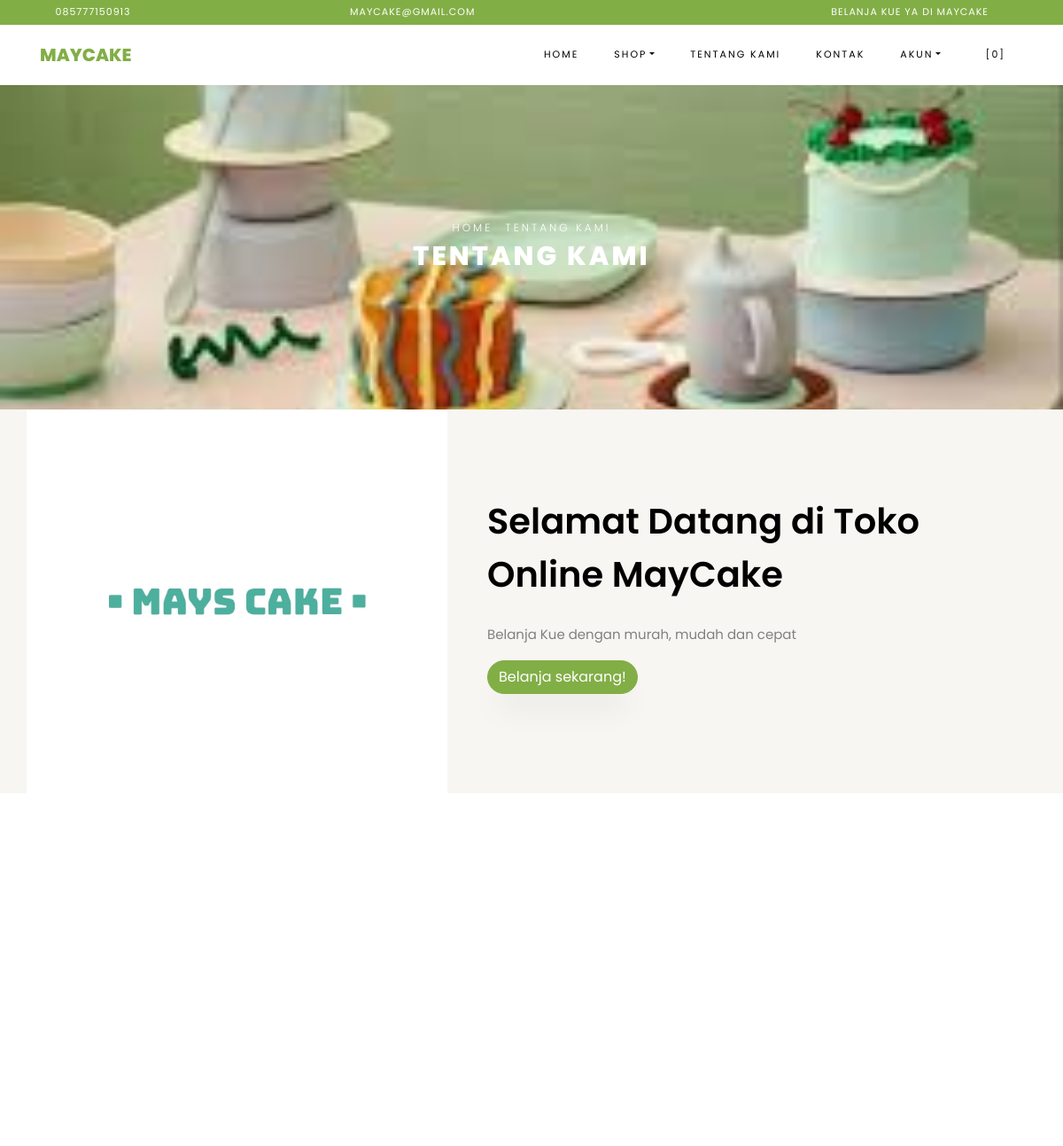
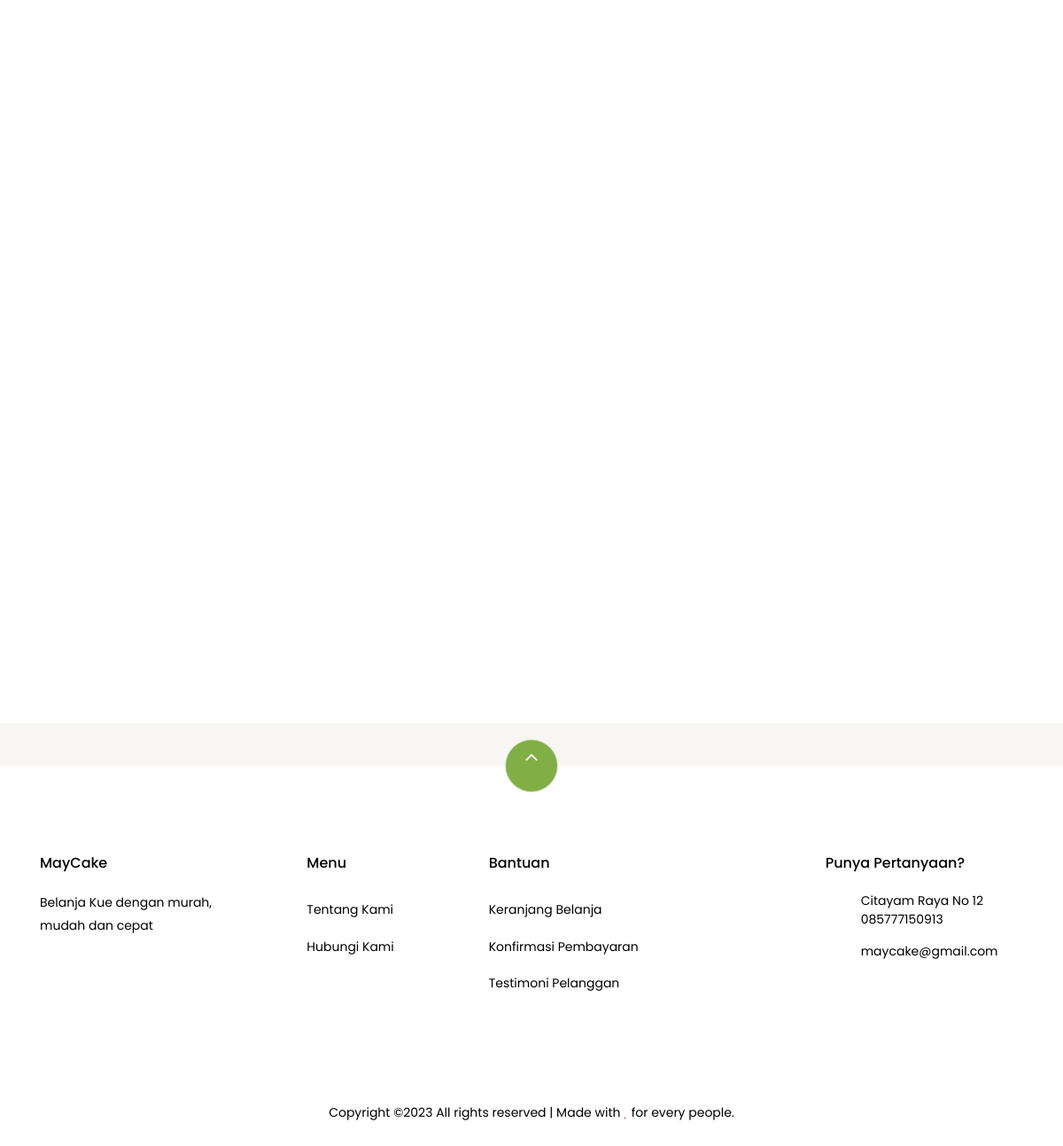
Page /index.php/pages/about on the committed database (2 pictures, top to bottom).
### tables this page shows
CREATE TABLE `settings` (
  `id` int(10) NOT NULL,
  `key` varchar(32) NOT NULL,
  `content` varchar(191) NOT NULL
);

### application/helpers/themes_helper.php (called while the page is built, shortened)
<?php
if ( ! function_exists('get_theme_name'))
{
    function get_theme_name() {
        $current_theme = get_settings('current_theme_name');
        return ($current_theme) ? $current_theme : false;
    }
}
if ( ! function_exists('get_template_part'))
{
    function get_template_part($file_name = null, $params = array()) {
        if ($file_name !== '') {
            $current_theme = get_theme_name();
            if ( file_exists($file_location = VIEWPATH .'themes/'. $current_theme .'/'. $file_name .'.php')) {
                $CI =& get_instance();
                $CI->load->view('themes/'. $current_theme .'/'. $file_name, $params);
            }
            else {
                echo '<div>Kesalahan: berkas tema <b>'. $file_name .'.php</b> tidak ditemukan.<br>Lokasi berkas: <b>'. $file_location .'</b></div>';
            }
        }
    }
}
if ( ! function_exists('get_header'))
{
    function get_header($params = null, $section = '', $current_section = '') {
        $load_params = array();
        if ( is_null($params)) {
            $load_params['title'] = get_settings('site_name');
        }
        else if ( is_string($params)) {
            $load_params['title'] = $params;
        }
        $load_params['sidebar_section'] = $section;
        $load_params['current_section'] = $current_section;
        get_template_part('header', $load_params);
    }
}
if ( ! function_exists('get_footer'))
{
    function get_footer($params = array()) {
        get_template_part('footer', $params);
    }
}
if ( ! function_exists('get_theme_uri'))
{
    function get_theme_uri($file_name = null, $theme_name = NULL)
    {
        $theme_name = ($theme_name == NULL) ? get_theme_name() : $theme_name;
        return is_null($file_name) ? base_url('assets/themes/'. $theme_name .'/') : base_url('assets/themes/'. $theme_name .'/'. $file_name) ;
    }
}

### application/controllers/Pages.php (called while the page is built, shortened)
<?php
class Pages extends CI_Controller {
    public function about()
    {
        $params['reviews'] = $this->review->get_all_reviews();
        get_header(get_store_name());
        get_template_part('pages/about', $params);
        get_footer();
    }
}

### index.php (called while the page is built, shortened)
<?php
require_once BASEPATH.'core/CodeIgniter.php';

### application/helpers/global_helper.php (called while the page is built, shortened)
<?php
if ( ! function_exists('get_settings'))
{
    function get_settings($key = '')
    {
        $CI =& get_instance();
        $row = $CI->db
            ->select('content')
            ->where('key', $key)
            ->get('settings')
            ->row();
        return $row->content;
    }
}
if ( ! function_exists('get_store_name'))
{
    function get_store_name()
    {
        return get_settings('store_name');
    }
}

### application/helpers/session_helper.php (called while the page is built, shortened)
<?php
if ( ! function_exists('init'))
{
    function init()
    {
        $CI =& get_instance();
        return $CI;
    }
}
if( ! function_exists('session_data'))
{
    function session_data()
    {
        $CI = init();
        $read_session_in_cookie = get_cookie('__ACTIVE_SESSION_DATA');
        $read_session_in_session = $CI->session->userdata('__ACTIVE_SESSION_DATA');
        if ($read_session_in_cookie)
        {
            $read_data = $CI->encryption->decrypt($read_session_in_cookie);
            $read_data = json_decode($read_data);
            return $read_data;
        }
        else if ($read_session_in_session)
        {
            $read_data = $CI->encryption->decrypt($read_session_in_session);
            $read_data = json_decode($read_data);
            return $read_data;
        }
        else {
            $default_session = new stdClass();
            $default_session->is_login = FALSE;
            $default_session->user_id = 0;
            $default_session->login_at = 0;
            $default_session->remember_me = FALSE;
            return $default_session;
        }
    }
}

### application/views/themes/vegefoods/pages/about.php (the view, shortened to what this page needs)
<div class="hero-wrap hero-bread" style="background-image: url('<?php echo get_theme_uri('images/7.jpg'); ?>');">
    <div class="container">
      <div class="row no-gutters slider-text align-items-center justify-content-center">
        <div class="col-md-9 ftco-animate text-center">
            <p class="breadcrumbs"><span class="mr-2"><?php echo anchor(base_url(), 'Home'); ?></span> <span>Tentang Kami</span></p>
          <h1 class="mb-0 bread">Tentang Kami</h1>
        </div>
      </div>
    </div>
  </div>
  <section class="ftco-section ftco-no-pb ftco-no-pt bg-light">
          <div class="container">
              <div class="row">
                  <div class="col-md-5 p-md-5 img img-2 d-flex justify-content-center align-items-center" style="background-image: url(<?php echo get_theme_uri('images/2.jpg'); ?>);">
                  </div>
                  <div class="col-md-7 py-5 wrap-about pb-md-5 ftco-animate">
            <div class="heading-section-bold mb-4 mt-md-5">
                <div class="ml-md-0">
                  <h2 class="mb-4">Selamat Datang di Toko Online <?php echo get_store_name(); ?></h2>
              </div>
            </div>
            <div class="pb-md-5">
                <p><?php echo get_settings('store_description'); ?></p>
                          <p><a href="<?php echo site_url('browse'); ?>" class="btn btn-primary">Belanja sekarang!</a></p>
                      </div>
                  </div>
              </div>
          </div>
      </section>
      <section class="ftco-section testimony-section">
    <div class="container">
      <div class="row justify-content-center mb-5 pb-3">
      </div>
    </div>
  </section>
<section class="ftco-section">
      <div class="container">
          <div class="row no-gutters ftco-services">
  </div>
      </div>
  </section>

### application/views/themes/vegefoods/header.php (shortened to what this page needs)
?><!DOCTYPE html>
<html lang="en">
  <head>
    <link rel="stylesheet" href="<?php echo get_theme_uri('css/open-iconic-bootstrap.min.css'); ?>">
    <link rel="stylesheet" href="<?php echo get_theme_uri('css/animate.css'); ?>">
    <link rel="stylesheet" href="<?php echo get_theme_uri('css/owl.carousel.min.css'); ?>">
    <link rel="stylesheet" href="<?php echo get_theme_uri('css/owl.theme.default.min.css'); ?>">
    <link rel="stylesheet" href="<?php echo get_theme_uri('css/magnific-popup.css'); ?>">
    <link rel="stylesheet" href="<?php echo get_theme_uri('css/aos.css'); ?>">
	<link rel="stylesheet" href="<?php echo get_theme_uri('css/ionicons.min.css'); ?>">
	<link rel="stylesheet" href="<?php echo get_theme_uri('js/plugins/@fortawesome/fontawesome-free/css/all.min.css', 'argon'); ?>">
    <link rel="stylesheet" href="<?php echo get_theme_uri('css/bootstrap-datepicker.css'); ?>">
    <link rel="stylesheet" href="<?php echo get_theme_uri('css/jquery.timepicker.css'); ?>">
    <link rel="stylesheet" href="<?php echo get_theme_uri('css/flaticon.css'); ?>">
    <link rel="stylesheet" href="<?php echo get_theme_uri('css/icomoon.css'); ?>">
	<link rel="stylesheet" href="<?php echo get_theme_uri('css/style.css'); ?>">
	<link rel="stylesheet" href="<?php echo base_url('assets/plugins/toastr/toastr.min.css'); ?>">
  </head>
  <body class="goto-here">
		<div class="py-1 bg-primary">
    	<div class="container">
    		<div class="row no-gutters d-flex align-items-start align-items-center px-md-0">
	    		<div class="col-lg-12 d-block">
		    		<div class="row d-flex">
		    			<div class="col-md pr-4 d-flex topper align-items-center">
					    	<div class="icon mr-2 d-flex justify-content-center align-items-center"><span class="icon-phone2"></span></div>
						    <span class="text"><?php echo get_settings('store_phone_number'); ?></span>
					    </div>
					    <div class="col-md pr-4 d-flex topper align-items-center">
					    	<div class="icon mr-2 d-flex justify-content-center align-items-center"><span class="icon-paper-plane"></span></div>
						    <span class="text"><?php echo get_settings('store_email'); ?></span>
					    </div>
					    <div class="col-md-5 pr-4 d-flex topper align-items-center text-lg-right">
						    <span class="text"><?php echo get_settings('store_tagline'); ?></span>
					    </div>
				    </div>
			    </div>
		    </div>
		  </div>
    </div>
    <nav class="navbar navbar-expand-lg navbar-dark ftco_navbar bg-dark ftco-navbar-light" id="ftco-navbar">
	    <div class="container">
	      <a class="navbar-brand" href="<?php echo base_url(); ?>"><?php echo get_store_name(); ?></a>
	      <div class="collapse navbar-collapse" id="ftco-nav">
	        <ul class="navbar-nav ml-auto">
	          <li class="nav-item active"><a href="<?php echo base_url(); ?>" class="nav-link">Home</a></li>
	          <li class="nav-item dropdown">
              <a class="nav-link dropdown-toggle" href="#" id="dropdown04" data-toggle="dropdown" aria-haspopup="true" aria-expanded="false">Shop</a>
            </li>
	          <li class="nav-item"><a href="<?php echo site_url('pages/about'); ?>" class="nav-link">Tentang Kami</a></li>
              <li class="nav-item"><a href="<?php echo site_url('pages/contact'); ?>" class="nav-link">Kontak</a></li>
              <li class="nav-item dropdown">
              <a class="nav-link dropdown-toggle" href="#" id="dropdown05" data-toggle="dropdown" aria-haspopup="true" aria-expanded="false">Akun</a>
            </li>
	          <li class="nav-item cta cta-colored"><a href="<?php echo site_url('shop/cart'); ?>" class="nav-link"><span class="icon-shopping_cart"></span>[<span class="cart-item-total">0</span>]</a></li>
	        </ul>
	      </div>
	    </div>
	  </nav>

### application/views/themes/vegefoods/footer.php (shortened to what this page needs)
<section class="ftco-section ftco-no-pt ftco-no-pb py-5 bg-light">
    <div class="container py-4">
    </div>
  </section>
  <footer class="ftco-footer ftco-section">
    <div class="container">
        <div class="row">
            <div class="mouse">
                      <a href="#" class="mouse-icon">
                          <div class="mouse-wheel"><span class="ion-ios-arrow-up"></span></div>
                      </a>
                  </div>
        </div>
      <div class="row mb-5">
        <div class="col-md">
          <div class="ftco-footer-widget mb-4">
            <h2 class="ftco-heading-2"><?php echo get_store_name(); ?></h2>
            <p><?php echo get_settings('store_description'); ?></p>
            <ul class="ftco-footer-social list-unstyled float-md-left float-lft mt-5">
            </ul>
          </div>
        </div>
        <div class="col-md">
          <div class="ftco-footer-widget mb-4 ml-md-5">
            <h2 class="ftco-heading-2">Menu</h2>
            <ul class="list-unstyled">
              <li><a href="<?php echo site_url('pages/about'); ?>" class="py-2 d-block">Tentang Kami</a></li>
              <li><a href="<?php echo site_url('pages/contact'); ?>" class="py-2 d-block">Hubungi Kami</a></li>
            </ul>
          </div>
        </div>
        <div class="col-md-4">
           <div class="ftco-footer-widget mb-4">
            <h2 class="ftco-heading-2">Bantuan</h2>
            <div class="d-flex">
                <ul class="list-unstyled mr-l-5 pr-l-3 mr-4">
                  <li><a href="<?php echo site_url('shop/cart'); ?>" class="py-2 d-block">Keranjang Belanja</a></li>
                  <li><a href="<?php echo site_url('customer/payments/confirm'); ?>" class="py-2 d-block">Konfirmasi Pembayaran</a></li>
                  <li><a href="<?php echo site_url('shop/testimonial'); ?>" class="py-2 d-block">Testimoni Pelanggan</a></li>
                </ul>
              </div>
          </div>
        </div>
        <div class="col-md">
          <div class="ftco-footer-widget mb-4">
              <h2 class="ftco-heading-2">Punya Pertanyaan?</h2>
              <div class="block-23 mb-3">
                <ul>
                  <li><span class="icon icon-map-marker"></span><span class="text"><?php echo get_settings('store_address'); ?></span></li>
                  <li><a href="#"><span class="icon icon-phone"></span><span class="text"><?php echo get_settings('store_phone_number'); ?></span></a></li>
                  <li><a href="#"><span class="icon icon-envelope"></span><span class="text"><?php echo get_settings('store_email'); ?></span></a></li>
                </ul>
              </div>
          </div>
        </div>
      </div>
      <div class="row">
        <div class="col-md-12 text-center">
          <p>
                        Copyright &copy;<script>document.write(new Date().getFullYear());</script> All rights reserved | Made with <i class="icon-heart text-danger" aria-hidden="true"></i> for every people.
                      </p>
        </div>
      </div>
    </div>
  </footer>
</body>
</html>

### assets/themes/vegefoods/css/icomoon.css (style rules this page uses)
[class^="icon-"], [class*=" icon-"] { font-family: 'icomoon' !important; speak: none; font-style: normal; font-weight: normal; font-variant: normal; text-transform: none; line-height: 1; -webkit-font-smoothing: antialiased; -moz-osx-font-smoothing: grayscale; }
.icon-heart:before { content: "\f004"; }
.icon-map-marker:before { content: "\f041"; }
.icon-phone:before { content: "\f095"; }
.icon-envelope:before { content: "\f0e0"; }
.icon-paper-plane:before { content: "\f1d8"; }
.icon-phone2:before { content: "\e0cd"; }
.icon-shopping_cart:before { content: "\e8cc"; }

### rows in the picture
settings: content "085777150913"
settings: content "MAYCAKE@GMAIL.COM", content "maycake@gmail.com"
settings: content "BELANJA KUE YA DI MAYCAKE"
settings: content "MAYCAKE", content "MayCake"
settings: content (picture)
settings: content "Belanja Kue dengan murah, mudah dan cepat"
settings: content "Citayam Raya No 12"

### other values in the picture
anchor(base_url(), 'Home') "HOME"
